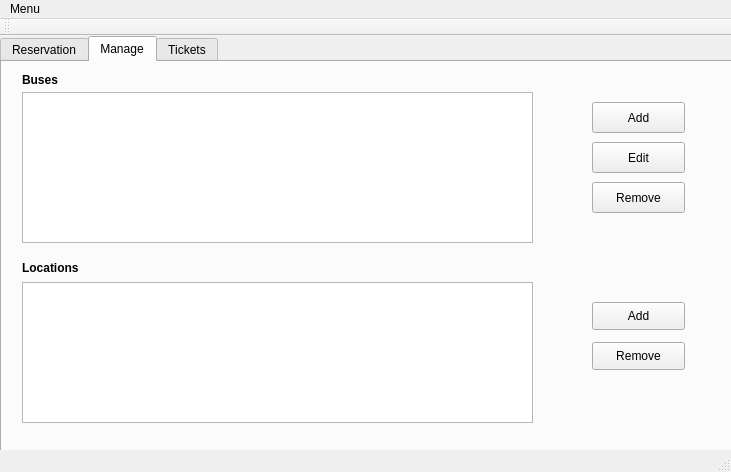
<?xml version="1.0" encoding="UTF-8"?>
<ui version="4.0">
 <class>MainWindow</class>
 <widget class="QMainWindow" name="MainWindow">
  <property name="geometry">
   <rect>
    <x>0</x>
    <y>0</y>
    <width>731</width>
    <height>472</height>
   </rect>
  </property>
  <property name="windowTitle">
   <string>Bus Service</string>
  </property>
  <widget class="QWidget" name="centralWidget">
   <widget class="QTabWidget" name="tabWidget">
    <property name="geometry">
     <rect>
      <x>0</x>
      <y>0</y>
      <width>741</width>
      <height>451</height>
     </rect>
    </property>
    <property name="font">
     <font>
      <pointsize>9</pointsize>
     </font>
    </property>
    <property name="currentIndex">
     <number>1</number>
    </property>
    <widget class="QWidget" name="tab">
     <attribute name="title">
      <string>Reservation</string>
     </attribute>
     <widget class="QLabel" name="label">
      <property name="geometry">
       <rect>
        <x>40</x>
        <y>30</y>
        <width>71</width>
        <height>21</height>
       </rect>
      </property>
      <property name="font">
       <font>
        <family>Segoe UI</family>
        <pointsize>8</pointsize>
        <weight>75</weight>
        <bold>true</bold>
       </font>
      </property>
      <property name="text">
       <string>From</string>
      </property>
     </widget>
     <widget class="QComboBox" name="comboFrom">
      <property name="geometry">
       <rect>
        <x>40</x>
        <y>50</y>
        <width>221</width>
        <height>21</height>
       </rect>
      </property>
     </widget>
     <widget class="QLabel" name="label_2">
      <property name="geometry">
       <rect>
        <x>40</x>
        <y>80</y>
        <width>81</width>
        <height>21</height>
       </rect>
      </property>
      <property name="font">
       <font>
        <family>Segoe UI</family>
        <pointsize>8</pointsize>
        <weight>75</weight>
        <bold>true</bold>
       </font>
      </property>
      <property name="text">
       <string>To</string>
      </property>
     </widget>
     <widget class="QComboBox" name="comboTo">
      <property name="geometry">
       <rect>
        <x>40</x>
        <y>100</y>
        <width>221</width>
        <height>21</height>
       </rect>
      </property>
     </widget>
     <widget class="QLabel" name="label_3">
      <property name="geometry">
       <rect>
        <x>40</x>
        <y>130</y>
        <width>141</width>
        <height>31</height>
       </rect>
      </property>
      <property name="font">
       <font>
        <family>Segoe UI</family>
        <pointsize>8</pointsize>
        <weight>75</weight>
        <bold>true</bold>
       </font>
      </property>
      <property name="text">
       <string>Date of Journey</string>
      </property>
     </widget>
     <widget class="QPushButton" name="pushButton">
      <property name="geometry">
       <rect>
        <x>300</x>
        <y>320</y>
        <width>93</width>
        <height>41</height>
       </rect>
      </property>
      <property name="font">
       <font>
        <pointsize>9</pointsize>
       </font>
      </property>
      <property name="text">
       <string>Load</string>
      </property>
     </widget>
     <widget class="QLabel" name="label_4">
      <property name="geometry">
       <rect>
        <x>40</x>
        <y>200</y>
        <width>71</width>
        <height>16</height>
       </rect>
      </property>
      <property name="font">
       <font>
        <family>Segoe UI</family>
        <weight>75</weight>
        <bold>true</bold>
       </font>
      </property>
      <property name="text">
       <string>Bus Type</string>
      </property>
     </widget>
     <widget class="QComboBox" name="comboType">
      <property name="geometry">
       <rect>
        <x>40</x>
        <y>220</y>
        <width>221</width>
        <height>22</height>
       </rect>
      </property>
     </widget>
     <widget class="QDateEdit" name="dateEdit">
      <property name="geometry">
       <rect>
        <x>40</x>
        <y>160</y>
        <width>221</width>
        <height>22</height>
       </rect>
      </property>
     </widget>
     <widget class="QTableWidget" name="busList">
      <property name="geometry">
       <rect>
        <x>340</x>
        <y>50</y>
        <width>351</width>
        <height>191</height>
       </rect>
      </property>
      <property name="editTriggers">
       <set>QAbstractItemView::NoEditTriggers</set>
      </property>
      <property name="textElideMode">
       <enum>Qt::ElideRight</enum>
      </property>
      <property name="showGrid">
       <bool>true</bool>
      </property>
      <property name="gridStyle">
       <enum>Qt::SolidLine</enum>
      </property>
      <property name="rowCount">
       <number>0</number>
      </property>
      <property name="columnCount">
       <number>0</number>
      </property>
      <attribute name="horizontalHeaderMinimumSectionSize">
       <number>60</number>
      </attribute>
      <attribute name="horizontalHeaderStretchLastSection">
       <bool>true</bool>
      </attribute>
     </widget>
    </widget>
    <widget class="QWidget" name="tab_2">
     <attribute name="title">
      <string>Manage</string>
     </attribute>
     <widget class="QTableWidget" name="busList_manage">
      <property name="geometry">
       <rect>
        <x>20</x>
        <y>30</y>
        <width>511</width>
        <height>151</height>
       </rect>
      </property>
      <property name="font">
       <font>
        <pointsize>9</pointsize>
       </font>
      </property>
     </widget>
     <widget class="QLabel" name="label_5">
      <property name="geometry">
       <rect>
        <x>20</x>
        <y>10</y>
        <width>55</width>
        <height>16</height>
       </rect>
      </property>
      <property name="font">
       <font>
        <family>Segoe UI</family>
        <weight>75</weight>
        <bold>true</bold>
       </font>
      </property>
      <property name="text">
       <string>Buses</string>
      </property>
     </widget>
     <widget class="QPushButton" name="btnAdd_bus">
      <property name="geometry">
       <rect>
        <x>590</x>
        <y>40</y>
        <width>93</width>
        <height>31</height>
       </rect>
      </property>
      <property name="font">
       <font>
        <pointsize>9</pointsize>
       </font>
      </property>
      <property name="text">
       <string>Add</string>
      </property>
     </widget>
     <widget class="QPushButton" name="btnEdit_bus">
      <property name="geometry">
       <rect>
        <x>590</x>
        <y>80</y>
        <width>93</width>
        <height>31</height>
       </rect>
      </property>
      <property name="font">
       <font>
        <pointsize>9</pointsize>
       </font>
      </property>
      <property name="text">
       <string>Edit</string>
      </property>
     </widget>
     <widget class="QPushButton" name="btnRemove_bus">
      <property name="geometry">
       <rect>
        <x>590</x>
        <y>120</y>
        <width>93</width>
        <height>31</height>
       </rect>
      </property>
      <property name="text">
       <string>Remove</string>
      </property>
     </widget>
     <widget class="QTableWidget" name="locList_manage">
      <property name="geometry">
       <rect>
        <x>20</x>
        <y>220</y>
        <width>511</width>
        <height>141</height>
       </rect>
      </property>
      <property name="font">
       <font>
        <pointsize>9</pointsize>
       </font>
      </property>
      <property name="editTriggers">
       <set>QAbstractItemView::NoEditTriggers</set>
      </property>
      <attribute name="horizontalHeaderStretchLastSection">
       <bool>true</bool>
      </attribute>
     </widget>
     <widget class="QLabel" name="label_8">
      <property name="geometry">
       <rect>
        <x>20</x>
        <y>195</y>
        <width>81</width>
        <height>21</height>
       </rect>
      </property>
      <property name="font">
       <font>
        <family>Segoe UI</family>
        <weight>75</weight>
        <bold>true</bold>
       </font>
      </property>
      <property name="text">
       <string>Locations</string>
      </property>
     </widget>
     <widget class="QPushButton" name="btnAdd_loc">
      <property name="geometry">
       <rect>
        <x>590</x>
        <y>240</y>
        <width>93</width>
        <height>28</height>
       </rect>
      </property>
      <property name="text">
       <string>Add</string>
      </property>
     </widget>
     <widget class="QPushButton" name="btnRemove_loc">
      <property name="geometry">
       <rect>
        <x>590</x>
        <y>280</y>
        <width>93</width>
        <height>28</height>
       </rect>
      </property>
      <property name="text">
       <string>Remove</string>
      </property>
     </widget>
    </widget>
    <widget class="QWidget" name="tab_3">
     <attribute name="title">
      <string>Tickets</string>
     </attribute>
     <widget class="QComboBox" name="comboBox_3">
      <property name="geometry">
       <rect>
        <x>30</x>
        <y>40</y>
        <width>191</width>
        <height>22</height>
       </rect>
      </property>
     </widget>
     <widget class="QLabel" name="label_6">
      <property name="geometry">
       <rect>
        <x>30</x>
        <y>20</y>
        <width>91</width>
        <height>16</height>
       </rect>
      </property>
      <property name="font">
       <font>
        <family>Segoe UI</family>
        <weight>75</weight>
        <bold>true</bold>
       </font>
      </property>
      <property name="text">
       <string>Select Bus</string>
      </property>
     </widget>
     <widget class="QLabel" name="label_7">
      <property name="geometry">
       <rect>
        <x>30</x>
        <y>80</y>
        <width>61</width>
        <height>16</height>
       </rect>
      </property>
      <property name="font">
       <font>
        <family>Segoe UI</family>
        <weight>75</weight>
        <bold>true</bold>
       </font>
      </property>
      <property name="text">
       <string>Tickets</string>
      </property>
     </widget>
     <widget class="QTableWidget" name="tableWidget_2">
      <property name="geometry">
       <rect>
        <x>30</x>
        <y>100</y>
        <width>651</width>
        <height>221</height>
       </rect>
      </property>
     </widget>
     <widget class="QPushButton" name="pushButton_5">
      <property name="geometry">
       <rect>
        <x>300</x>
        <y>330</y>
        <width>93</width>
        <height>41</height>
       </rect>
      </property>
      <property name="text">
       <string>Show</string>
      </property>
     </widget>
    </widget>
   </widget>
  </widget>
  <widget class="QMenuBar" name="menuBar">
   <property name="geometry">
    <rect>
     <x>0</x>
     <y>0</y>
     <width>731</width>
     <height>26</height>
    </rect>
   </property>
   <widget class="QMenu" name="menuMenu">
    <property name="title">
     <string>Menu</string>
    </property>
    <addaction name="actionExit"/>
   </widget>
   <addaction name="menuMenu"/>
  </widget>
  <widget class="QToolBar" name="mainToolBar">
   <attribute name="toolBarArea">
    <enum>TopToolBarArea</enum>
   </attribute>
   <attribute name="toolBarBreak">
    <bool>false</bool>
   </attribute>
  </widget>
  <widget class="QStatusBar" name="statusBar"/>
  <action name="actionExit">
   <property name="text">
    <string>Exit</string>
   </property>
  </action>
 </widget>
 <layoutdefault spacing="6" margin="11"/>
 <resources/>
 <connections/>
</ui>
